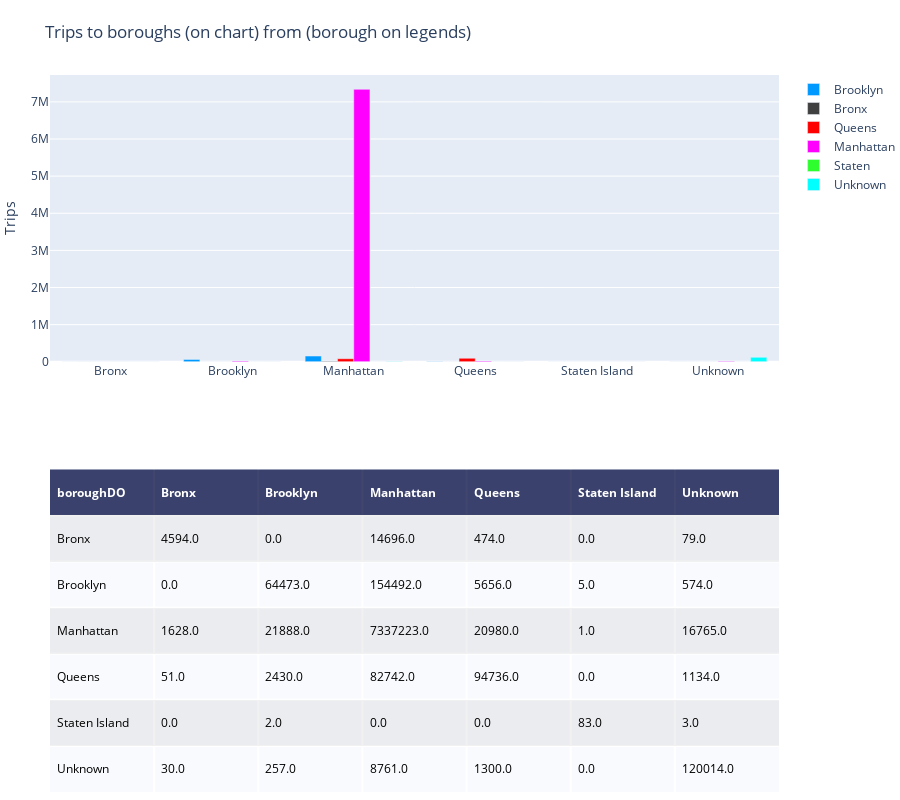

The cell this chart's notebook holds for it:
### Markdown cell above
Trips to borough (on chart) from (boroughs on legends)

### Code cell
import plotly.graph_objects as go
import plotly.figure_factory as ff
# Initialize a figure with ff.create_table(table_data)
fig = ff.create_table(z.reset_index(), height_constant=20,)

# Add graph data
teams = ['Montréal Canadiens', 'Dallas Stars', 'NY Rangers',
         'Boston Bruins', 'Chicago Blackhawks', 'Ottawa Senators']
bronx = z.loc['Bronx']
brooklyn = z.loc['Brooklyn']
Queens = z.loc['Queens'] 
manhattan = z.loc['Manhattan']
stataten = z.loc['Staten Island']
unknown = z.loc['Unknown']
#
# Make traces for graph
trace1 = go.Bar(x=z.columns, y=brooklyn, xaxis='x2', yaxis='y2',
                marker=dict(color='#0099ff'),
                name='Brooklyn')
trace2 = go.Bar(x=z.columns, y=bronx, xaxis='x2', yaxis='y2',
                marker=dict(color='#404040'),
                name='Bronx')
trace3 = go.Bar(x=z.columns, y=Queens, xaxis='x2', yaxis='y2',
                marker=dict(color='#FF0000'),
                name='Queens')
trace4 = go.Bar(x=z.columns, y=manhattan, xaxis='x2', yaxis='y2',
                marker=dict(color='#FF00FF'),
                name='Manhattan')
trace5 = go.Bar(x=z.columns, y=stataten, xaxis='x2', yaxis='y2',
                marker=dict(color='#2EFE2E'),
                name='Staten')
trace6 = go.Bar(x=z.columns, y=unknown, xaxis='x2', yaxis='y2',
                marker=dict(color='#00FFFF'),
                name='Unknown')

# Add trace data to figure
fig.add_traces([trace1, trace2, trace3, trace4, trace5, trace6])

# initialize xaxis2 and yaxis2
fig['layout']['xaxis2'] = {}
fig['layout']['yaxis2'] = {}

# Edit layout for subplots
fig.layout.yaxis.update({'domain': [0, .45]})
fig.layout.yaxis2.update({'domain': [.6, 1]})

# The graph's yaxis2 MUST BE anchored to the graph's xaxis2 and vice versa
fig.layout.yaxis2.update({'anchor': 'x2'})
fig.layout.xaxis2.update({'anchor': 'y2'})
fig.layout.yaxis2.update({'title': 'Trips'})

# Update the margins to add a title and see graph x-labels.
fig.layout.margin.update({'t':75, 'l':50})
fig.layout.update({'title': 'Trips to boroughs (on chart) from (borough on legends)'})

# Update the height because adding a graph vertically will interact with
# the plot height calculated for the table
fig.layout.update({'height':800})

# Plot!
fig.show()

### Figure 1 — Plotly figure (JSON) as saved in the notebook; plotly's stock layout.template omitted (floating-point values rounded to 4 significant figures)
{"data": [{"colorscale": [[0, "#00083e"], [0.5, "#ededee"], [1, "#ffffff"]], "hoverinfo": "none", "opacity": 0.75, "showscale": false, "type": "heatmap", "z": [[0, 0, 0, 0, 0, 0, 0], [0.5, 0.5, 0.5, 0.5, 0.5, 0.5, 0.5], [1, 1, 1, 1, 1, 1, 1], [0.5, 0.5, 0.5, 0.5, 0.5, 0.5, 0.5], [1, 1, 1, 1, 1, 1, 1], [0.5, 0.5, 0.5, 0.5, 0.5, 0.5, 0.5], [1, 1, 1, 1, 1, 1, 1]]}, {"marker": {"color": "#0099ff"}, "name": "Brooklyn", "type": "bar", "x": ["Bronx", "Brooklyn", "Manhattan", "Queens", "Staten Island", "Unknown"], "xaxis": "x2", "y": [0, 64473, 154492, 5656, 5, 574], "yaxis": "y2"}, {"marker": {"color": "#404040"}, "name": "Bronx", "type": "bar", "x": ["Bronx", "Brooklyn", "Manhattan", "Queens", "Staten Island", "Unknown"], "xaxis": "x2", "y": [4594, 0, 14696, 474, 0, 79], "yaxis": "y2"}, {"marker": {"color": "#FF0000"}, "name": "Queens", "type": "bar", "x": ["Bronx", "Brooklyn", "Manhattan", "Queens", "Staten Island", "Unknown"], "xaxis": "x2", "y": [51, 2430, 82742, 94736, 0, 1134], "yaxis": "y2"}, {"marker": {"color": "#FF00FF"}, "name": "Manhattan", "type": "bar", "x": ["Bronx", "Brooklyn", "Manhattan", "Queens", "Staten Island", "Unknown"], "xaxis": "x2", "y": [1628, 21888, 7337223, 20980, 1, 16765], "yaxis": "y2"}, {"marker": {"color": "#2EFE2E"}, "name": "Staten", "type": "bar", "x": ["Bronx", "Brooklyn", "Manhattan", "Queens", "Staten Island", "Unknown"], "xaxis": "x2", "y": [0, 2, 0, 0, 83, 3], "yaxis": "y2"}, {"marker": {"color": "#00FFFF"}, "name": "Unknown", "type": "bar", "x": ["Bronx", "Brooklyn", "Manhattan", "Queens", "Staten Island", "Unknown"], "xaxis": "x2", "y": [30, 257, 8761, 1300, 0, 120014], "yaxis": "y2"}], "layout": {"annotations": [{"align": "left", "font": {"color": "#ffffff"}, "showarrow": false, "text": "<b>boroughDO</b>", "x": -0.45, "xanchor": "left", "xref": "x", "y": 0, "yref": "y"}, {"align": "left", "font": {"color": "#ffffff"}, "showarrow": false, "text": "<b>Bronx</b>", "x": 0.55, "xanchor": "left", "xref": "x", "y": 0, "yref": "y"}, {"align": "left", "font": {"color": "#ffffff"}, "showarrow": false, "text": "<b>Brooklyn</b>", "x": 1.55, "xanchor": "left", "xref": "x", "y": 0, "yref": "y"}, {"align": "left", "font": {"color": "#ffffff"}, "showarrow": false, "text": "<b>Manhattan</b>", "x": 2.55, "xanchor": "left", "xref": "x", "y": 0, "yref": "y"}, {"align": "left", "font": {"color": "#ffffff"}, "showarrow": false, "text": "<b>Queens</b>", "x": 3.55, "xanchor": "left", "xref": "x", "y": 0, "yref": "y"}, {"align": "left", "font": {"color": "#ffffff"}, "showarrow": false, "text": "<b>Staten Island</b>", "x": 4.55, "xanchor": "left", "xref": "x", "y": 0, "yref": "y"}, {"align": "left", "font": {"color": "#ffffff"}, "showarrow": false, "text": "<b>Unknown</b>", "x": 5.55, "xanchor": "left", "xref": "x", "y": 0, "yref": "y"}, {"align": "left", "font": {"color": "#000000"}, "showarrow": false, "text": "Bronx", "x": -0.45, "xanchor": "left", "xref": "x", "y": 1, "yref": "y"}, {"align": "left", "font": {"color": "#000000"}, "showarrow": false, "text": "4594.0", "x": 0.55, "xanchor": "left", "xref": "x", "y": 1, "yref": "y"}, {"align": "left", "font": {"color": "#000000"}, "showarrow": false, "text": "0.0", "x": 1.55, "xanchor": "left", "xref": "x", "y": 1, "yref": "y"}, {"align": "left", "font": {"color": "#000000"}, "showarrow": false, "text": "14696.0", "x": 2.55, "xanchor": "left", "xref": "x", "y": 1, "yref": "y"}, {"align": "left", "font": {"color": "#000000"}, "showarrow": false, "text": "474.0", "x": 3.55, "xanchor": "left", "xref": "x", "y": 1, "yref": "y"}, {"align": "left", "font": {"color": "#000000"}, "showarrow": false, "text": "0.0", "x": 4.55, "xanchor": "left", "xref": "x", "y": 1, "yref": "y"}, {"align": "left", "font": {"color": "#000000"}, "showarrow": false, "text": "79.0", "x": 5.55, "xanchor": "left", "xref": "x", "y": 1, "yref": "y"}, {"align": "left", "font": {"color": "#000000"}, "showarrow": false, "text": "Brooklyn", "x": -0.45, "xanchor": "left", "xref": "x", "y": 2, "yref": "y"}, {"align": "left", "font": {"color": "#000000"}, "showarrow": false, "text": "0.0", "x": 0.55, "xanchor": "left", "xref": "x", "y": 2, "yref": "y"}, {"align": "left", "font": {"color": "#000000"}, "showarrow": false, "text": "64473.0", "x": 1.55, "xanchor": "left", "xref": "x", "y": 2, "yref": "y"}, {"align": "left", "font": {"color": "#000000"}, "showarrow": false, "text": "154492.0", "x": 2.55, "xanchor": "left", "xref": "x", "y": 2, "yref": "y"}, {"align": "left", "font": {"color": "#000000"}, "showarrow": false, "text": "5656.0", "x": 3.55, "xanchor": "left", "xref": "x", "y": 2, "yref": "y"}, {"align": "left", "font": {"color": "#000000"}, "showarrow": false, "text": "5.0", "x": 4.55, "xanchor": "left", "xref": "x", "y": 2, "yref": "y"}, {"align": "left", "font": {"color": "#000000"}, "showarrow": false, "text": "574.0", "x": 5.55, "xanchor": "left", "xref": "x", "y": 2, "yref": "y"}, {"align": "left", "font": {"color": "#000000"}, "showarrow": false, "text": "Manhattan", "x": -0.45, "xanchor": "left", "xref": "x", "y": 3, "yref": "y"}, {"align": "left", "font": {"color": "#000000"}, "showarrow": false, "text": "1628.0", "x": 0.55, "xanchor": "left", "xref": "x", "y": 3, "yref": "y"}, {"align": "left", "font": {"color": "#000000"}, "showarrow": false, "text": "21888.0", "x": 1.55, "xanchor": "left", "xref": "x", "y": 3, "yref": "y"}, {"align": "left", "font": {"color": "#000000"}, "showarrow": false, "text": "7337223.0", "x": 2.55, "xanchor": "left", "xref": "x", "y": 3, "yref": "y"}, {"align": "left", "font": {"color": "#000000"}, "showarrow": false, "text": "20980.0", "x": 3.55, "xanchor": "left", "xref": "x", "y": 3, "yref": "y"}, {"align": "left", "font": {"color": "#000000"}, "showarrow": false, "text": "1.0", "x": 4.55, "xanchor": "left", "xref": "x", "y": 3, "yref": "y"}, {"align": "left", "font": {"color": "#000000"}, "showarrow": false, "text": "16765.0", "x": 5.55, "xanchor": "left", "xref": "x", "y": 3, "yref": "y"}, {"align": "left", "font": {"color": "#000000"}, "showarrow": false, "text": "Queens", "x": -0.45, "xanchor": "left", "xref": "x", "y": 4, "yref": "y"}, {"align": "left", "font": {"color": "#000000"}, "showarrow": false, "text": "51.0", "x": 0.55, "xanchor": "left", "xref": "x", "y": 4, "yref": "y"}, {"align": "left", "font": {"color": "#000000"}, "showarrow": false, "text": "2430.0", "x": 1.55, "xanchor": "left", "xref": "x", "y": 4, "yref": "y"}, {"align": "left", "font": {"color": "#000000"}, "showarrow": false, "text": "82742.0", "x": 2.55, "xanchor": "left", "xref": "x", "y": 4, "yref": "y"}, {"align": "left", "font": {"color": "#000000"}, "showarrow": false, "text": "94736.0", "x": 3.55, "xanchor": "left", "xref": "x", "y": 4, "yref": "y"}, {"align": "left", "font": {"color": "#000000"}, "showarrow": false, "text": "0.0", "x": 4.55, "xanchor": "left", "xref": "x", "y": 4, "yref": "y"}, {"align": "left", "font": {"color": "#000000"}, "showarrow": false, "text": "1134.0", "x": 5.55, "xanchor": "left", "xref": "x", "y": 4, "yref": "y"}, {"align": "left", "font": {"color": "#000000"}, "showarrow": false, "text": "Staten Island", "x": -0.45, "xanchor": "left", "xref": "x", "y": 5, "yref": "y"}, {"align": "left", "font": {"color": "#000000"}, "showarrow": false, "text": "0.0", "x": 0.55, "xanchor": "left", "xref": "x", "y": 5, "yref": "y"}, {"align": "left", "font": {"color": "#000000"}, "showarrow": false, "text": "2.0", "x": 1.55, "xanchor": "left", "xref": "x", "y": 5, "yref": "y"}, {"align": "left", "font": {"color": "#000000"}, "showarrow": false, "text": "0.0", "x": 2.55, "xanchor": "left", "xref": "x", "y": 5, "yref": "y"}, {"align": "left", "font": {"color": "#000000"}, "showarrow": false, "text": "0.0", "x": 3.55, "xanchor": "left", "xref": "x", "y": 5, "yref": "y"}, {"align": "left", "font": {"color": "#000000"}, "showarrow": false, "text": "83.0", "x": 4.55, "xanchor": "left", "xref": "x", "y": 5, "yref": "y"}, {"align": "left", "font": {"color": "#000000"}, "showarrow": false, "text": "3.0", "x": 5.55, "xanchor": "left", "xref": "x", "y": 5, "yref": "y"}, {"align": "left", "font": {"color": "#000000"}, "showarrow": false, "text": "Unknown", "x": -0.45, "xanchor": "left", "xref": "x", "y": 6, "yref": "y"}, {"align": "left", "font": {"color": "#000000"}, "showarrow": false, "text": "30.0", "x": 0.55, "xanchor": "left", "xref": "x", "y": 6, "yref": "y"}, {"align": "left", "font": {"color": "#000000"}, "showarrow": false, "text": "257.0", "x": 1.55, "xanchor": "left", "xref": "x", "y": 6, "yref": "y"}, {"align": "left", "font": {"color": "#000000"}, "showarrow": false, "text": "8761.0", "x": 2.55, "xanchor": "left", "xref": "x", "y": 6, "yref": "y"}, {"align": "left", "font": {"color": "#000000"}, "showarrow": false, "text": "1300.0", "x": 3.55, "xanchor": "left", "xref": "x", "y": 6, "yref": "y"}, {"align": "left", "font": {"color": "#000000"}, "showarrow": false, "text": "0.0", "x": 4.55, "xanchor": "left", "xref": "x", "y": 6, "yref": "y"}, {"align": "left", "font": {"color": "#000000"}, "showarrow": false, "text": "120014.0", "x": 5.55, "xanchor": "left", "xref": "x", "y": 6, "yref": "y"}], "height": 800, "margin": {"b": 0, "l": 50, "r": 0, "t": 75}, "title": {"text": "Trips to boroughs (on chart) from (borough on legends)"}, "xaxis": {"dtick": 1, "gridwidth": 2, "showticklabels": false, "tick0": -0.5, "ticks": "", "zeroline": false}, "xaxis2": {"anchor": "y2"}, "yaxis": {"autorange": "reversed", "domain": [0, 0.45], "dtick": 1, "gridwidth": 2, "showticklabels": false, "tick0": 0.5, "ticks": "", "zeroline": false}, "yaxis2": {"anchor": "x2", "domain": [0.6, 1], "title": {"text": "Trips"}}}}
